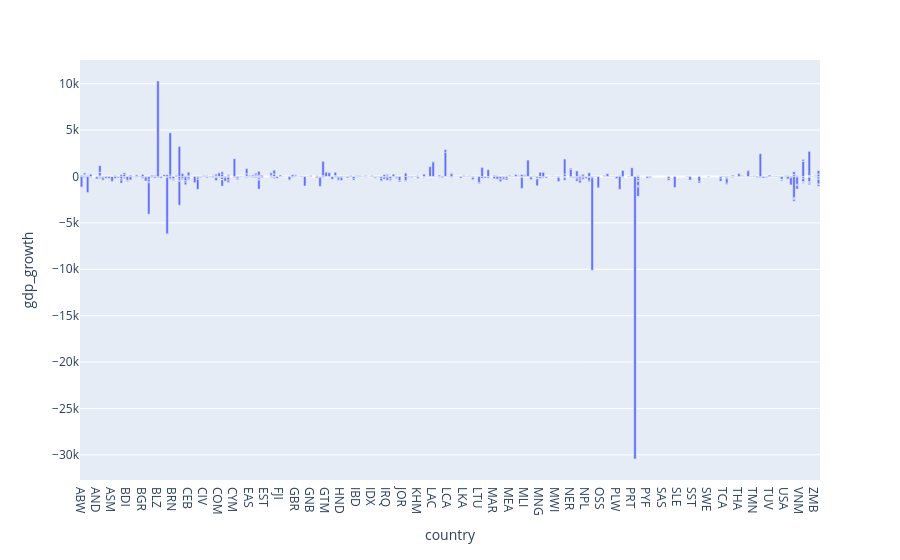

Notebook source saved alongside this figure:
### Markdown cell above
# Import the Data file and Added GDP Trend Feature

### Code cell
import pandas as pd
import plotly.express as px

df = pd.read_csv("../data/gdp_data.csv")

df["gdp_growth"]= df.groupby("country")["gdp_growth"].pct_change()*100
fig = px.bar(df,x="country",y="gdp_growth")
fig.show()

### Figure 1 — Plotly figure (JSON) as saved in the notebook; plotly's stock layout.template omitted (floating-point values rounded to 4 significant figures; data arrays with more than 128 entries replaced by an {"elided": "..."} marker saying what was removed)
{"data": [{"alignmentgroup": "True", "hovertemplate": "country=%{x}<br>gdp_growth=%{y}<extra></extra>", "legendgroup": "", "marker": {"color": "#636efa", "pattern": {"shape": ""}}, "name": "", "offsetgroup": "", "orientation": "v", "showlegend": false, "textposition": "auto", "type": "bar", "x": {"elided": "1000 str values"}, "xaxis": "x", "y": {"elided": "1000 float values"}, "yaxis": "y"}], "layout": {"autosize": true, "barmode": "relative", "legend": {"tracegroupgap": 0}, "margin": {"t": 60}, "xaxis": {"anchor": "y", "autorange": true, "domain": [0, 1], "range": [-0.5, 241.5], "title": {"text": "country"}, "type": "category"}, "yaxis": {"anchor": "x", "autorange": true, "domain": [0, 1], "range": [-32710.0, 12560.0], "title": {"text": "gdp_growth"}, "type": "linear"}}}
